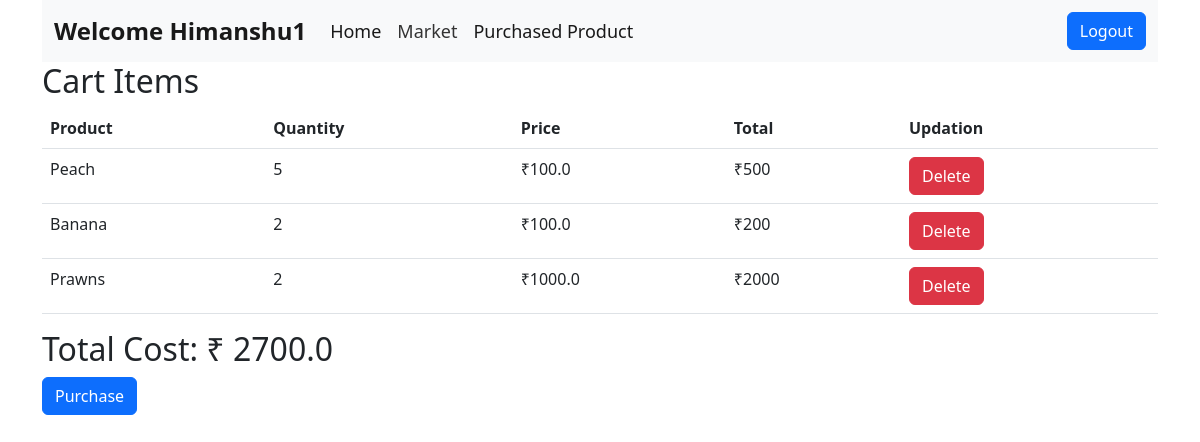
/cart (signed in), run on the app's committed database.
### application/models.py (models this page shows, shortened)
class User(db.Model):
    __tablename__ = "user"
    id = db.Column(db.Integer, primary_key=True, autoincrement=True)
    name = db.Column(db.String, unique=True, nullable=False)
    password = db.Column(db.String, nullable=False)
    cart_item  = db.relationship('CartItem', uselist=False, backref='user')

class Product(db.Model):
    id = db.Column(db.Integer, primary_key=True)
    name = db.Column(db.String(100), nullable=False)
    unit = db.Column(db.String(20), nullable=False)
    rate = db.Column(db.Float, nullable=False)
    quantity = db.Column(db.Integer, nullable=False)
    parent = db.Column(db.Integer, db.ForeignKey("category.id"))
    cart_items = db.relationship('CartItem', backref='product', lazy=True)
    p_items = db.relationship('PurchasedProduct', backref='product', lazy=True)

class CartItem(db.Model):
    id = db.Column(db.Integer, primary_key=True)
    user_id = db.Column(db.Integer, db.ForeignKey('user.id', ondelete='CASCADE'))
    product_id = db.Column(db.Integer, db.ForeignKey('product.id', ondelete='CASCADE'))
    quantity = db.Column(db.Integer, nullable=False)
    total = db.Column(db.Integer, nullable=False)

### application/controllers.py (the view)
@app.route('/cart')
def cart():
    user = User.query.filter_by(name=session["user"]).first()
    cart_items = CartItem.query.filter_by(user_id=user.id).all()
    grouped_cart_items = {}
    for cart_item in cart_items:
        product_name = cart_item.product.name
        if product_name in grouped_cart_items:
            grouped_cart_items[product_name]['quantity'] += cart_item.quantity
            grouped_cart_items[product_name]['total'] += cart_item.total
        else:
            grouped_cart_items[product_name] = {
                'quantity': cart_item.quantity,
                'total': cart_item.total
            }
    total_cost = sum(cart_item.total for cart_item in cart_items) if cart_items else 0
    return render_template('cart.html', user=session["user"], cart_items=grouped_cart_items, total_cost=total_cost)

### templates/cart.html (shortened to what this page needs)
<!DOCTYPE html>
<html lang="en">
<head>
    <link href="https://cdn.jsdelivr.net/npm/bootstrap@5.2.3/dist/css/bootstrap.min.css" rel="stylesheet">
</head>
<body>
    <div class="container">
        <nav class="navbar navbar-expand-lg bg-light">
            <div class="container-fluid">
              <a class="navbar-brand" href="#">Welcome {{ user }}</a>
              <div class="collapse navbar-collapse" id="navbarSupportedContent">
                <ul class="navbar-nav me-auto mb-2 mb-lg-0">
                  <li class="nav-item">
                    <a class="nav-link active" aria-current="page" href="/">Home</a>
                  </li>
                  <li class="nav-item">
                    <a class="nav-link" href="/market">Market</a>
                  </li>
                  <li class="nav-item">
                    <a class="nav-link active"  href="/purchased_products">Purchased Product</a>
                  </li>
                </ul>
                <ul class="navbar-nav ml-auto mb-2 mb-lg-0">
                <li class="nav-item">
                      <a class="btn btn-primary" href="/logout">Logout</a>
                  </li>
                  </ul>
              </div>
            </div>
          </nav>
    </div>
    <div class="container">
        <h2>Cart Items</h2>
        <table class="table">
            <thead>
                <tr>
                    <th>Product</th>
                    <th>Quantity</th>
                    <th>Price</th>
                    <th>Total</th>
                    <th>Updation</th>
                </tr>
            </thead>
            <tbody>
                {% if cart_items %}
                {% for product, item in cart_items.items() %}
                    <tr>
                        <td>{{ product }}</td>
                        <td>{{ item.quantity }}</td>
                        <td>₹{{ item.total / item.quantity }}</td>
                        <td>₹{{ item.total }}</td>
                        <td>
                            <form action="{{ url_for('delete_cart') }}" method="post">
                              <button class="btn btn-danger delete-btn">Delete</button>
                          </form>
                        </td>
                    </tr>
                {% endfor %}
                {% else %}
                    <tr>
                        <td colspan="4">No items in the cart</td>
                    </tr>
                {% endif %}
            </tbody>
        </table>
        <h2>Total Cost: ₹ {{ total_cost }}.0</h2>
       <form action="{{ url_for('purchase') }}" method="post">
            <button type="submit" class="btn btn-primary">Purchase</button>
        </form>
    </div>
</body>
</html>

### templates/cart.html (style rules this page uses)
.navbar-brand { font-weight: bold; font-size: 24px; }
.navbar { background-color: #f8f9fa; }
.nav-link { font-size: 18px; color: #333; }

### data on the page
User: name "Himanshu1"
Product: name "Peach", quantity "5", item.total/item.quantity "100.0", total "500"
Product: name "Banana", quantity "2", item.total/item.quantity "100.0", total "200"
Product: name "Prawns", quantity "2", item.total/item.quantity "1000.0", total "2000"

### other printed values
{{ total_cost }} "2700"
